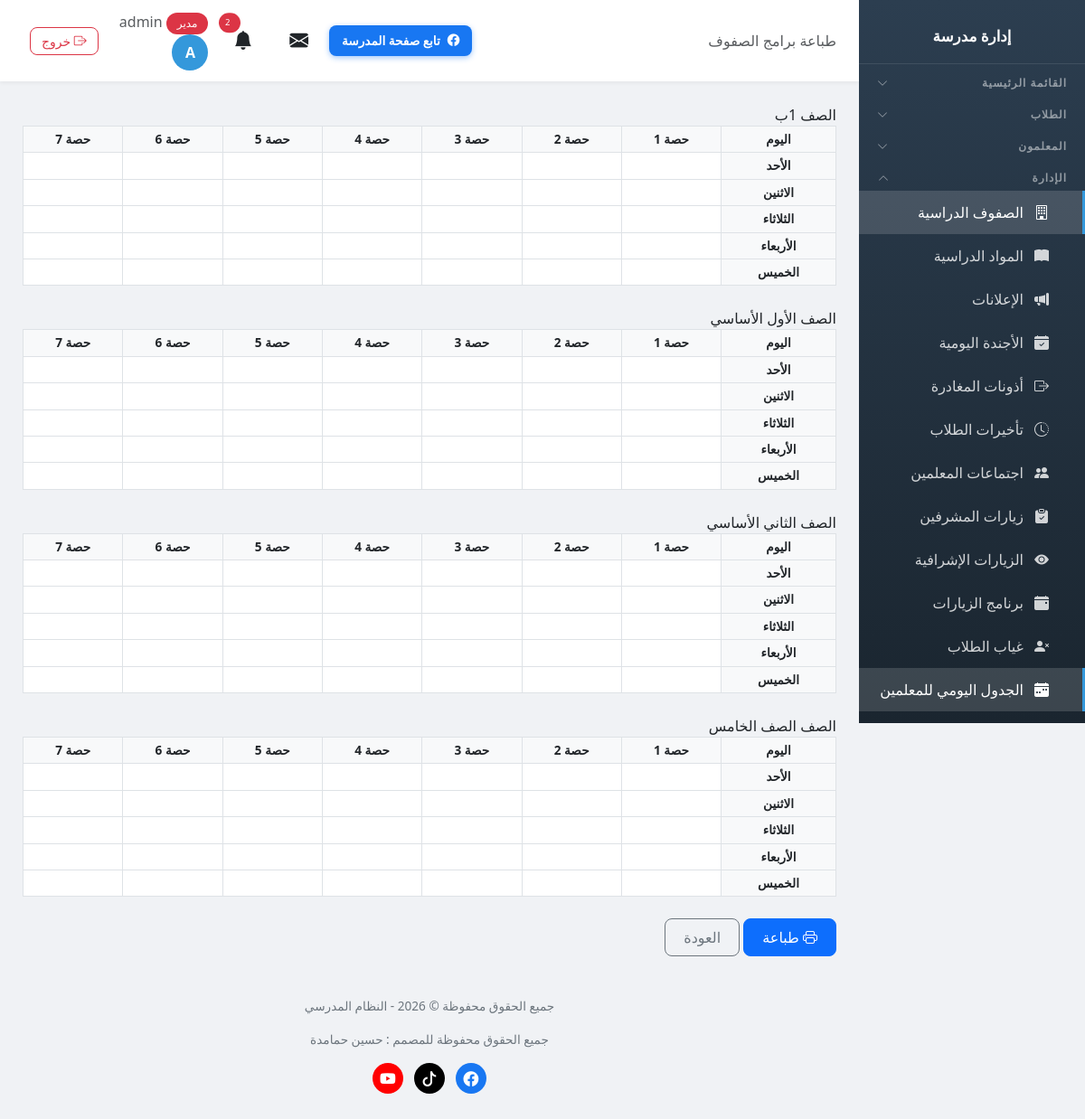
Screenshot of /schedule/print/classes/ (signed in) with the database file from the repository.
### school/models.py (models this page shows, shortened)
class Profile(models.Model):
    ROLE_CHOICES = [
        ('admin', 'مدير'),
        ('vice_principal', 'نائب مدير'),
        ('secretary', 'سكرتير'),
        ('teacher', 'معلم'),
        ('student', 'طالب'),
    ]
    user = models.OneToOneField(User, on_delete=models.CASCADE, related_name='profile')
    role = models.CharField('الدور', max_length=20, choices=ROLE_CHOICES, default='student')
    phone = models.CharField('رقم الهاتف', max_length=20, blank=True)

class Class(models.Model):
    name = models.CharField('اسم الصف', max_length=100, unique=True)
    guardian = models.OneToOneField('Teacher', on_delete=models.SET_NULL, null=True, blank=True, related_name='guardian_class', verbose_name='مربي الصف')
    class Meta:
        verbose_name = 'صف'
        verbose_name_plural = 'الصفوف'

### school/views.py (the view)
# urls.py: path('schedule/print/classes/', views.schedule_print_classes, name='schedule_print_classes'),
@login_required
def schedule_print_classes(request):
    if not has_perm(request.user, 'schedule', 'view'):
        messages.error(request, 'ليس لديك صلاحية')
        return redirect('dashboard')
    classes = Class.objects.all().order_by('name')
    entries = list(TeacherScheduleEntry.objects.filter(student_class__isnull=False).select_related('teacher', 'subject', 'student_class'))
    return render(request, 'school/schedule_print_classes.html', {
        'classes': classes,
        'entries': entries,
        'days': SCHEDULE_DAYS,
        'period_range': range(1, SCHEDULE_PERIODS + 1),
        'info': _schedule_info(),
        'today': date.today(),
    })

### templates/school/schedule_print_classes.html (shortened to what this page needs)
{% extends 'school/base.html' %}
{% load static %}
{% block page_heading %}طباعة برامج الصفوف{% endblock %}
{% block content %}
<div id="printArea">
    {% for c in classes %}
    <div class="schedule-card mb-4">
        <div class="schedule-card-title">الصف {{ c.name }}</div>
        <table class="table table-bordered table-sm text-center align-middle mb-0">
            <thead>
                <tr>
                    <th class="bg-light">اليوم</th>
                    {% for p in period_range %}
                    <th class="bg-light">حصة {{ p }}</th>
                    {% endfor %}
                </tr>
            </thead>
            <tbody>
                {% for day in days %}
                <tr>
                    <th class="bg-light">{{ day }}</th>
                    {% for p in period_range %}
                    <td>
                    </td>
                    {% endfor %}
                </tr>
                {% endfor %}
            </tbody>
        </table>
    </div>
    {% empty %}
    <p class="text-muted text-center">لا توجد صفوف مسجلة.</p>
    {% endfor %}
</div>
<div class="mt-3 no-print">
    <button class="btn btn-primary" onclick="window.print()"><i class="bi bi-printer"></i> طباعة</button>
    <a href="{% url 'schedule_edit' %}" class="btn btn-outline-secondary">العودة</a>
</div>
{% endblock %}

### templates/school/base.html (shortened to what this page needs)
<!DOCTYPE html>
<html lang="ar" dir="rtl">
<head>
    <link href="https://cdn.jsdelivr.net/npm/bootstrap@5.3.0/dist/css/bootstrap.min.css" rel="stylesheet">
    <link href="https://cdn.jsdelivr.net/npm/bootstrap@5.3.0/dist/css/bootstrap.rtl.min.css" rel="stylesheet">
    <link rel="stylesheet" href="https://cdn.jsdelivr.net/npm/bootstrap-icons@1.11.0/font/bootstrap-icons.css">
    <link href="https://cdn.jsdelivr.net/npm/select2@4.1.0-rc.0/dist/css/select2.min.css" rel="stylesheet" />
    <link href="https://cdn.jsdelivr.net/npm/select2-bootstrap-5-theme@1.3.0/dist/select2-bootstrap-5-theme.rtl.min.css" rel="stylesheet" />
    <link rel="stylesheet" href="https://unpkg.com/leaflet@1.9.4/dist/leaflet.css" />
</head>
<body>
    {% if user.is_authenticated %}
    <div class="sidebar" id="sidebar">
        <div class="brand">
            <h4>إدارة مدرسة {{ school_info.name_ar }}</h4>
        </div>
        {% if user.is_authenticated %}
        <button class="nav-section nav-toggle" type="button" data-target="collapse-main" aria-expanded="false">
            <span>القائمة الرئيسية</span><i class="bi bi-chevron-down"></i>
        </button>
        {% if 'students_view' in user_perms or 'students_add' in user_perms or 'notes_view' in user_perms or 'levels_view' in user_perms or 'discipline_view' in user_perms or 'discipline_add' in user_perms %}
        <button class="nav-section nav-toggle" type="button" data-target="collapse-students" aria-expanded="false">
            <span>الطلاب</span><i class="bi bi-chevron-down"></i>
        </button>
        {% endif %}
        {% if 'teachers_view' in user_perms or 'teachers_add' in user_perms or 'nominations_view' in user_perms or 'guardians_view' in user_perms %}
        <button class="nav-section nav-toggle" type="button" data-target="collapse-teachers" aria-expanded="false">
            <span>المعلمون</span><i class="bi bi-chevron-down"></i>
        </button>
        {% endif %}
        {% if 'classes_view' in user_perms or 'subjects_view' in user_perms or 'announcements_view' in user_perms or 'agenda_view' in user_perms or 'leaves_view' in user_perms or 'lateness_view' in user_perms or 'meetings_view' in user_perms or 'supervisor_visits_view' in user_perms or 'inspection_visits_view' in user_perms or 'visit_program_view' in user_perms or 'absence_view' in user_perms or 'schedule_view' in user_perms or 'certificates_view' in user_perms or 'exams_view' in user_perms or 'survey_view' in user_perms %}
        <button class="nav-section nav-toggle" type="button" data-target="collapse-admin" aria-expanded="false">
            <span>الإدارة</span><i class="bi bi-chevron-down"></i>
        </button>
        <div class="nav-collapse" id="collapse-admin">
        {% endif %}
        {% if 'classes_view' in user_perms %}
        <a href="{% url 'class_list' %}" class="nav-link {% if 'class' in request.resolver_match.url_name %}active{% endif %}">
            <i class="bi bi-building"></i> الصفوف الدراسية
        </a>
        {% endif %}
        {% if 'subjects_view' in user_perms %}
        <a href="{% url 'subject_list' %}" class="nav-link {% if 'subject' in request.resolver_match.url_name %}active{% endif %}">
            <i class="bi bi-book-fill"></i> المواد الدراسية
        </a>
        {% endif %}
        {% if 'announcements_view' in user_perms %}
        <a href="{% url 'announcement_list' %}" class="nav-link {% if 'announcement' in request.resolver_match.url_name %}active{% endif %}">
            <i class="bi bi-megaphone-fill"></i> الإعلانات
        </a>
        {% endif %}
        {% if 'agenda_view' in user_perms %}
        <a href="{% url 'agenda_list' %}" class="nav-link {% if 'agenda' in request.resolver_match.url_name %}active{% endif %}">
            <i class="bi bi-calendar-check-fill"></i> الأجندة اليومية
        </a>
        {% endif %}
        {% if 'leaves_view' in user_perms %}
        <a href="{% url 'leave_list' %}" class="nav-link {% if 'leave' in request.resolver_match.url_name %}active{% endif %}">
            <i class="bi bi-box-arrow-right"></i> أذونات المغادرة
        </a>
        {% endif %}
        {% if 'lateness_view' in user_perms %}
        <a href="{% url 'lateness_list' %}" class="nav-link {% if 'lateness' in request.resolver_match.url_name %}active{% endif %}">
            <i class="bi bi-clock-history"></i> تأخيرات الطلاب
        </a>
        {% endif %}
        {% if 'meetings_view' in user_perms %}
        <a href="{% url 'meeting_list' %}" class="nav-link {% if 'meeting' in request.resolver_match.url_name %}active{% endif %}">
            <i class="bi bi-people-fill"></i> اجتماعات المعلمين
        </a>
        {% endif %}
        {% if 'supervisor_visits_view' in user_perms %}
        <a href="{% url 'supervisor_visit_list' %}" class="nav-link {% if 'supervisor_visit' in request.resolver_match.url_name %}active{% endif %}">
            <i class="bi bi-clipboard-check-fill"></i> زيارات المشرفين
        </a>
        {% endif %}
        {% if 'inspection_visits_view' in user_perms %}
        <a href="{% url 'inspection_visit_list' %}" class="nav-link {% if 'inspection_visit' in request.resolver_match.url_name %}active{% endif %}">
            <i class="bi bi-eye-fill"></i> الزيارات الإشرافية
        </a>
        {% endif %}
        {% if 'visit_program_view' in user_perms %}
        <a href="{% url 'visit_program_list' %}" class="nav-link {% if 'visit_program' in request.resolver_match.url_name %}active{% endif %}">
            <i class="bi bi-calendar-event-fill"></i> برنامج الزيارات
        </a>
        {% endif %}
        {% if 'absence_view' in user_perms %}
        <a href="{% url 'absence_list' %}" class="nav-link {% if 'absence' in request.resolver_match.url_name %}active{% endif %}">
            <i class="bi bi-person-x-fill"></i> غياب الطلاب
        </a>
        {% endif %}
        {% if 'schedule_view' in user_perms %}
        <a href="{% url 'schedule_edit' %}" class="nav-link {% if 'schedule' in request.resolver_match.url_name %}active{% endif %}">
            <i class="bi bi-calendar-week-fill"></i> الجدول اليومي للمعلمين
        </a>
        {% endif %}
        {% if 'survey_view' in user_perms %}
        <a href="{% url 'survey_report' %}" class="nav-link {% if 'survey' in request.resolver_match.url_name %}active{% endif %}">
        </a>
        {% endif %}
        {% if 'classes_view' in user_perms or 'subjects_view' in user_perms or 'announcements_view' in user_perms or 'agenda_view' in user_perms or 'leaves_view' in user_perms or 'lateness_view' in user_perms or 'meetings_view' in user_perms or 'supervisor_visits_view' in user_perms or 'inspection_visits_view' in user_perms or 'visit_program_view' in user_perms or 'absence_view' in user_perms or 'schedule_view' in user_perms or 'certificates_view' in user_perms or 'exams_view' in user_perms or 'survey_view' in user_perms %}
        </div>
        {% endif %}
        {% endif %}
    </div>
    <div class="main-content">
        <div class="top-bar">
            <div>
                <span class="d-none d-md-inline text-muted">{% block page_heading %}{% endblock %}</span>
            </div>
            <div style="display:flex; align-items:center; gap:10px;">
                <a href="https://www.facebook.com/ALMANSOUR.SCHOOL.YATTA" target="_blank" rel="noopener" class="btn btn-social-fb d-none d-md-inline-flex align-items-center gap-2">
                    <i class="bi bi-facebook"></i> تابع صفحة المدرسة
                </a>
                <div class="user-info">
                <div class="dropdown d-inline-block mx-2" id="messageBell">
                    <button class="btn btn-link text-reset position-relative p-1" type="button" data-bs-toggle="dropdown" aria-expanded="false" style="font-size: 1.3rem;">
                        <i class="bi bi-envelope-fill"></i>
                    </button>
                </div>
                <div class="dropdown d-inline-block mx-2" id="notificationBell">
                    <button class="btn btn-link text-reset position-relative p-1" type="button" data-bs-toggle="dropdown" aria-expanded="false" style="font-size: 1.3rem;">
                        <i class="bi bi-bell-fill"></i>
                        {% if unread_notifications_count > 0 %}
                        <span class="position-absolute top-0 start-100 translate-middle badge rounded-pill bg-danger" style="font-size: 0.6rem;">
                            {{ unread_notifications_count }}
                        </span>
                        {% endif %}
                    </button>
                </div>
                <a href="{% url 'my_account' %}" class="text-decoration-none text-reset">
                    <span class="text-muted d-none d-sm-inline">
                        <span class="badge bg-{% if user.profile.role == 'admin' %}danger{% elif user.profile.role == 'teacher' %}success{% else %}info{% endif %}">
                            {{ user.profile.get_role_display }}
                        </span>
                        {{ user.first_name|default:user.username }}
                    </span>
                    <div class="avatar">{{ user.first_name|first|default:user.username|first|upper }}</div>
                </a>
                <a href="{% url 'logout' %}" class="btn btn-sm btn-outline-danger ms-2" title="تسجيل الخروج">
                    <i class="bi bi-box-arrow-right"></i> <span class="d-none d-sm-inline">خروج</span>
                </a>
                </div>
                </div>
            </div>
        <div class="page-content">
            {% block content %}{% endblock %}
        </div>
        <div class="footer no-print">
            <p>جميع الحقوق محفوظة &copy; {% now "Y" %} - النظام المدرسي</p>
            <p>جميع الحقوق محفوظة للمصمم : حسين حمامدة</p>
            <p class="footer-social">
                <a href="https://www.facebook.com/hhamamdeh" target="_blank" rel="noopener" class="fb" title="فيسبوك" aria-label="فيسبوك"><i class="bi bi-facebook"></i></a>
                <a href="https://www.tiktok.com/@abuadelhamamdeh" target="_blank" rel="noopener" class="tt" title="تيك توك" aria-label="تيك توك"><i class="bi bi-tiktok"></i></a>
                <a href="https://www.youtube.com/@husseintech" target="_blank" rel="noopener" class="yt" title="يوتيوب" aria-label="يوتيوب"><i class="bi bi-youtube"></i></a>
            </p>
        </div>
    </div>
    {% endif %}
</body>
</html>

### rows the page displays
Class: name "1ب", period_range "1" "2" "3" "4" "5" "6" "7", days "الأحد" "الاثنين" "الثلاثاء" "الأربعاء" "الخميس"
Class: name "الأول الأساسي", period_range "1" "2" "3" "4" "5" "6" "7", days "الأحد" "الاثنين" "الثلاثاء" "الأربعاء" "الخميس"
Class: name "الثاني الأساسي", period_range "1" "2" "3" "4" "5" "6" "7", days "الأحد" "الاثنين" "الثلاثاء" "الأربعاء" "الخميس"
Class: name "الصف الخامس", period_range "1" "2" "3" "4" "5" "6" "7", days "الأحد" "الاثنين" "الثلاثاء" "الأربعاء" "الخميس"

### other values shown
{{ unread_notifications_count }} "2"
{{ user.profile.get_role_display }} "مدير"
{{ user.first_name|default:user.username }} "admin"
{{ user.first_name|first|default:user.username|first|upper }} "A"
